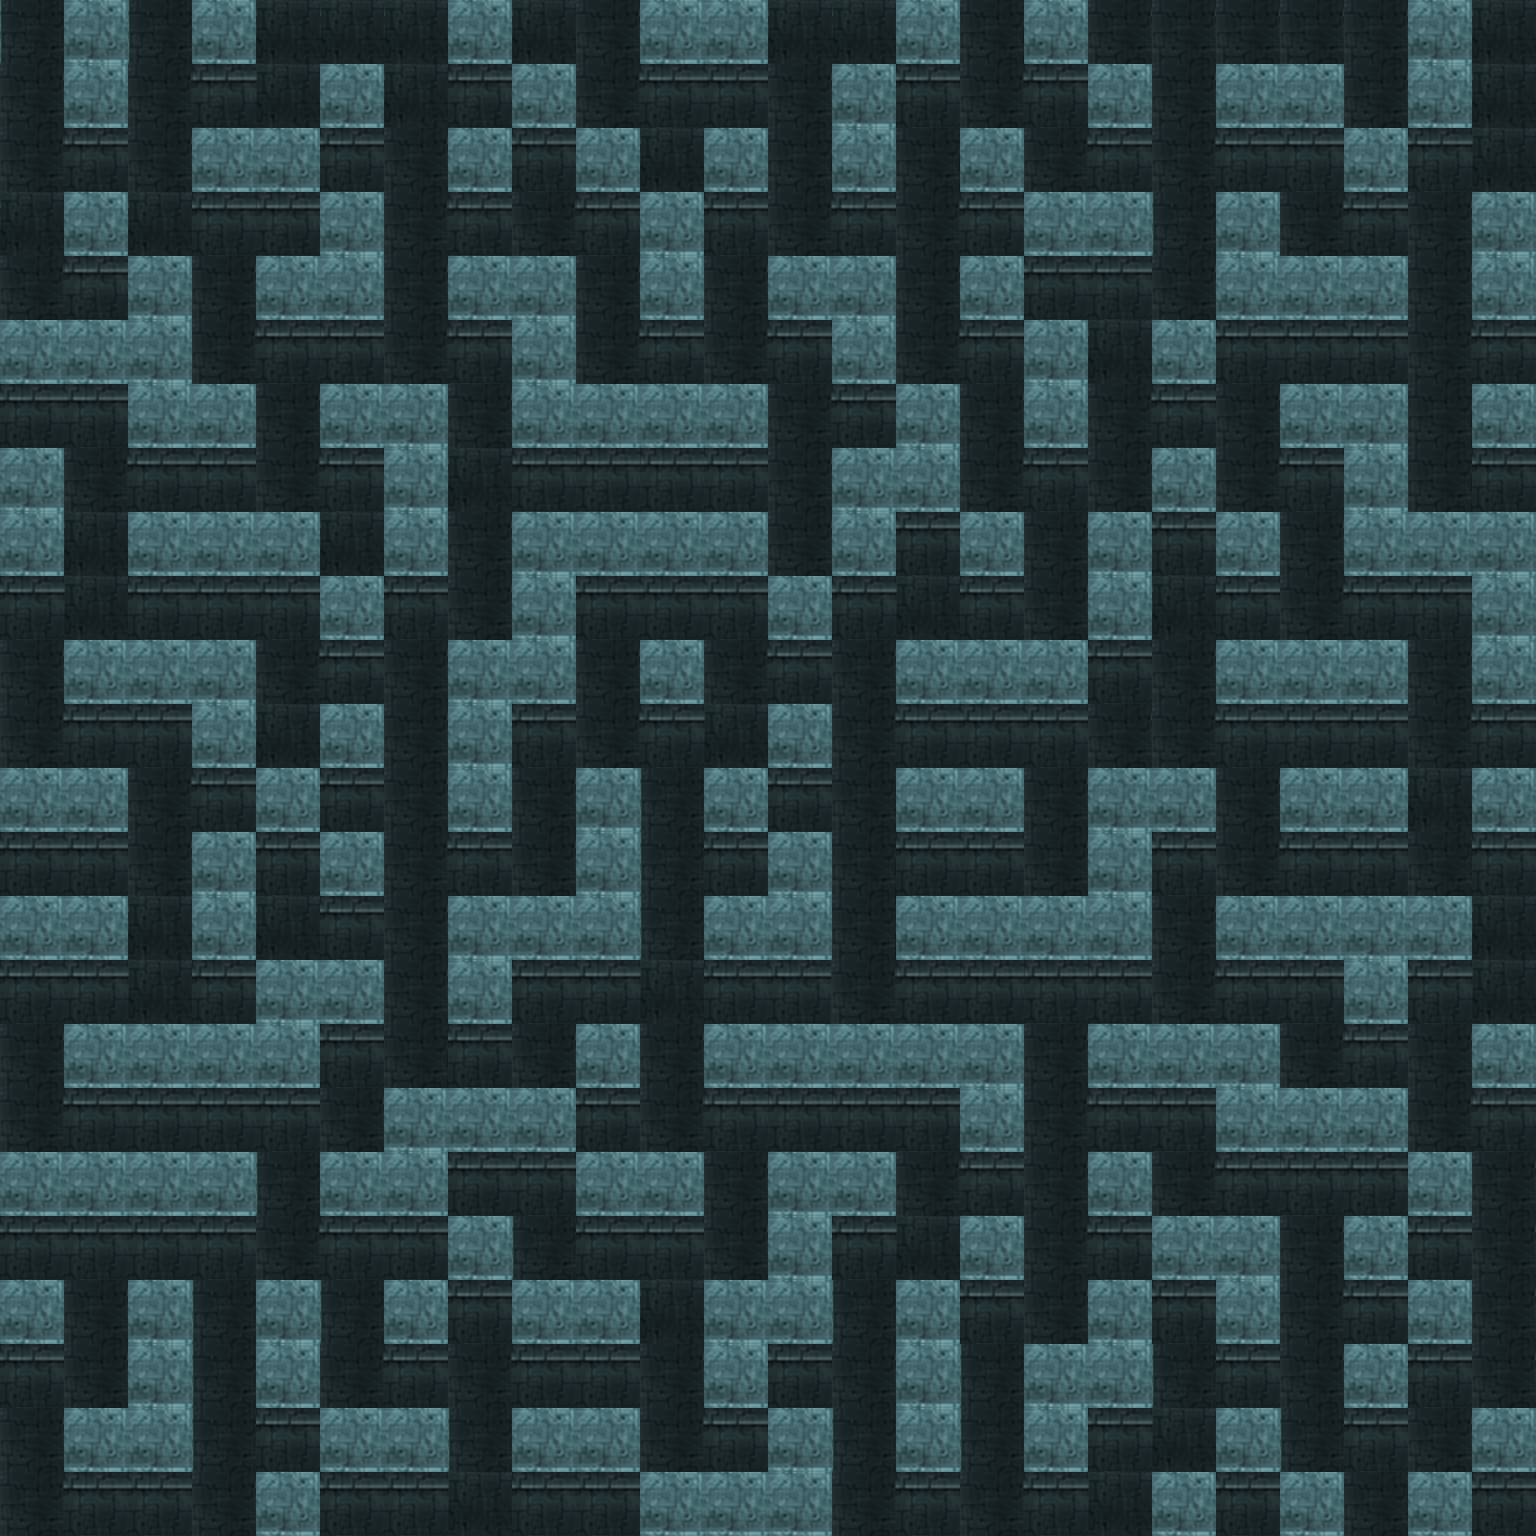

A level layout from a 2D game, rendered from its tile map. Below: a short description, then the map file with tile-grid data replaced by summaries:
An orthogonal 24x24 tile map with 64x64 px tiles, 1 tile layer (Calque de Tile 1) and 68 objects.

<map version="1.0" orientation="orthogonal" renderorder="right-down" width="24" height="24" tilewidth="64" tileheight="64" nextobjectid="72">
 <tileset firstgid="1" name="couloirs 64px" tilewidth="64" tileheight="64" tilecount="169">
  <image source="couloirs_64px.png" width="832" height="832" />
  <tile id="84">
   <properties>
    <property name="collidable" value="true" />
   </properties>
  </tile>
 </tileset>
 <layer name="Calque de Tile 1" width="24" height="24">
  <data>[576 cells, 576 non-empty, 14 distinct tile ids]</data>
 </layer>
 <objectgroup name="sorties">
  <properties>
   <property name="sorties" value="true" />
  </properties>
  <object id="2" x="1344" y="1471" width="64" height="64" />
  <object id="3" x="1089" y="1471" width="64" height="64" />
  <object id="4" x="1024" y="1471" width="63" height="63" />
  <object id="5" x="961" y="1471" width="62" height="62" />
  <object id="6" x="895" y="1471" width="63" height="63" />
  <object id="7" x="833" y="1470" width="64" height="64" />
  <object id="8" x="575" y="1472" width="65" height="65" />
  <object id="9" x="513" y="1471" width="64" height="64" />
  <object id="10" x="448" y="1470" width="65" height="65" />
  <object id="11" x="382" y="1472" width="64" height="64" />
  <object id="12" x="321" y="1472" width="63" height="63" />
  <object id="13" x="191" y="1470" width="66" height="66" />
  <object id="14" x="128" y="1470" width="65" height="65" />
  <object id="15" x="64" y="1471" width="65" height="65" />
  <object id="16" x="0" y="1472" width="65" height="65" />
  <object id="17" x="0" y="1407" width="63" height="63" />
  <object id="18" x="0" y="1344" width="63" height="63" />
  <object id="19" x="0" y="1215" width="63" height="63" />
  <object id="20" x="1" y="1090" width="61" height="61" />
  <object id="21" x="2" y="1023" width="64" height="64" />
  <object id="22" x="1" y="960" width="62" height="62" />
  <object id="23" x="0" y="833" width="62" height="62" />
  <object id="24" x="0" y="704" width="62" height="62" />
  <object id="25" x="0" y="639" width="63" height="63" />
  <object id="26" x="1" y="576" width="61" height="61" />
  <object id="27" x="1" y="386" width="61" height="61" />
  <object id="28" x="0" y="256" width="63" height="63" />
  <object id="29" x="1" y="191" width="63" height="63" />
  <object id="30" x="0" y="125" width="65" height="65" />
  <object id="31" x="1" y="62" width="63" height="63" />
  <object id="32" x="1" y="0" width="62" height="62" />
  <object id="33" x="129" y="0" width="61" height="61" />
  <object id="34" x="256" y="0" width="62" height="62" />
  <object id="35" x="319" y="1" width="63" height="63" />
  <object id="36" x="384" y="1" width="62" height="62" />
  <object id="37" x="513" y="0" width="65" height="65" />
  <object id="38" x="580" y="1" width="61" height="61" />
  <object id="39" x="769" y="0" width="60" height="60" />
  <object id="40" x="830" y="1" width="64" height="64" />
  <object id="41" x="961" y="0" width="61" height="61" />
  <object id="42" x="1088" y="0" width="63" height="63" />
  <object id="43" x="1152" y="0" width="62" height="62" />
  <object id="44" x="1215" y="1" width="62" height="62" />
  <object id="45" x="1277" y="1" width="63" height="63" />
  <object id="46" x="1340" y="1" width="67" height="67" />
  <object id="47" x="1473" y="0" width="63" height="63" />
  <object id="48" x="1473" y="63" width="63" height="63" />
  <object id="49" x="1473" y="126" width="65" height="65" />
  <object id="50" x="1472" y="320" width="65" height="65" />
  <object id="51" x="1472" y="448" width="63" height="63" />
  <object id="52" x="1473" y="704" width="63" height="63" />
  <object id="53" x="1473" y="832" width="63" height="63" />
  <object id="54" x="1474" y="895" width="65" height="65" />
  <object id="55" x="1474" y="960" width="64" height="64" />
  <object id="56" x="1473" y="1088" width="64" height="64" />
  <object id="57" x="1472" y="1152" width="63" height="63" />
  <object id="58" x="1474" y="1215" width="67" height="67" />
  <object id="59" x="1473" y="1282" width="64" height="64" />
  <object id="60" x="1472" y="1346" width="64" height="64" />
 </objectgroup>
 <objectgroup name="spawns">
  <object id="61" x="706" y="576" width="64" height="64">
   <properties>
    <property name="spwan_central" value="true" />
   </properties>
  </object>
  <object id="62" x="832" y="574" width="64" height="64">
   <properties>
    <property name="spawn_central" value="true" />
   </properties>
  </object>
  <object id="63" x="768" y="640" width="64" height="64">
   <properties>
    <property name="spawn_central" value="true" />
   </properties>
  </object>
  <object id="64" x="704" y="702" width="64" height="64">
   <properties>
    <property name="spawn_central" value="true" />
   </properties>
  </object>
  <object id="65" x="832" y="704" width="64" height="64">
   <properties>
    <property name="spawn_central" value="true" />
   </properties>
  </object>
  <object id="66" x="384" y="318" width="64" height="64">
   <properties>
    <property name="spawn_coin" value="true" />
   </properties>
  </object>
  <object id="67" x="1088" y="318" width="60" height="60">
   <properties>
    <property name="spawn_coin" value="true" />
   </properties>
  </object>
  <object id="68" x="1088" y="1086" width="62" height="62">
   <properties>
    <property name="spawn_coin" value="true" />
   </properties>
  </object>
  <object id="69" x="380" y="1024" width="66" height="66">
   <properties>
    <property name="spawn_coin" value="true" />
   </properties>
  </object>
 </objectgroup>
</map>